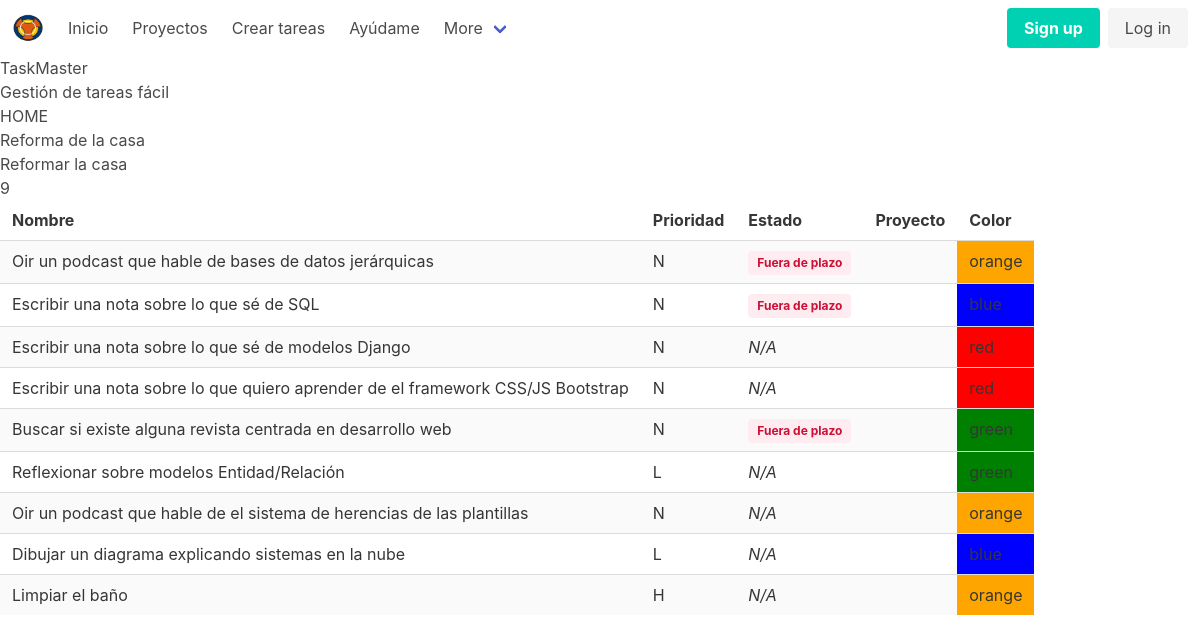
Page /projects/HOME/ on the committed database.
### tasks/models.py (models this page shows, shortened)
class Project(models.Model):
    class Meta:
        verbose_name = 'Proyecto'
        verbose_name_plural = 'Proyectos'
        ordering = ['code', 'name']
    name = models.CharField(max_length=250)
    code = models.SlugField(max_length=4)
    description = models.TextField()
    start_date = models.DateField()
    end_date = models.DateField()
    def __str__(self):
        return f'{self.code}: {self.description}'

class Task(models.Model):
    class Meta:
        verbose_name = 'Tarea'
        verbose_name_plural = 'Tareas'
        ordering = ['-orden', 'name']
    name = models.CharField(max_length=250)
    finished = models.BooleanField(default=False)
    orden = models.IntegerField(default=100)
    priority = models.CharField(
        max_length = 1,
        choices=[
            ('H', 'Alta'),
            ('N','Normal'),
            ('L', 'Baja')
        ],
        default ='N'
    )
    due_date = models.DateField(blank=True,
        null=True,
        default=None
    )
    color = models.CharField(
        max_length=6,
        choices=[
            ('blue', 'Azul'),
            ('red', 'Rojo'),
            ('orange', 'Naranja'),
            ('green', 'Verde'),
        ],
        default='blue',
        )
    project = models.ForeignKey(
        Project,
        blank = True,
        null = True,
        default = None,
        on_delete = models.SET_NULL,
        )
    def is_due(self) -> bool:
        if self.due_date is None:
            return False
        return self.due_date <= hoy()

### tasks/views.py (the view)
def detalle_proyecto_code(request, code):
    project = models.Project.objects.get(code=code)
    tareas = project.task_set.all()
    return render(request, 'tasks/detalle_proyecto.html', {
        'project': project,
        'tareas': tareas,
    })

### tasks/models.py (called while the page is built)
def hoy():
    return timezone.now().date()

### tasks/templates/tasks/detalle_proyecto.html (shortened to what this page needs)
{% extends 'tasks/base.html' %}
{% block content %}
<h3> {{ project.code }}</h3>
<h4>{{ project.name }} </h4>
<p>{{ project.description }}</p>
{{ project.task_set.count }}
{% include 'tasks/includes/task_table.html' with tareas=project.task_set.all %}
{% endblock content %}

### tasks/templates/tasks/base.html (shortened to what this page needs)
{% load static %}<!doctype html>
<html>
  <head>
    <link rel="stylesheet" type="text/css"
          href="{% static 'tasks/css/bulma.css' %}">
  </head>
  <body>
  {% include 'tasks/includes/navbar.html' %}
    <h1>TaskMaster</h1>
    <h3>Gestión de tareas fácil</h3>
{% block content %}
{% endblock content %}
  </body>
</html>

### tasks/templates/tasks/includes/navbar.html (shortened to what this page needs)
<nav class="navbar" role="navigation" aria-label="main navigation">
    <div class="navbar-brand">
      <a class="navbar-item" href="/">
        <img src="/static/tasks/img/logo.png" width="32" height="32">
      </a>
    </div>
    <div id="navbarBasicExample" class="navbar-menu">
      <div class="navbar-start">
        <a href="/" class="navbar-item">
          Inicio
        </a>
        <a href="{% url 'proyectos' %}" class="navbar-item">
          Proyectos
        </a>
        <a href="{% url 'crear_tareas' %}" class="navbar-item">
          Crear tareas
        </a>
        <a href="https://www.youtube.com/watch?v=HjwlWOFS7HA" target="_blank" class="navbar-item">
          Ayúdame
        </a>
        <div class="navbar-item has-dropdown is-hoverable">
          <a class="navbar-link">
            More
          </a>
          <div class="navbar-dropdown">
            <a href="{% url 'tareas_no_urgentes' %}" class="navbar-item">
          </div>
        </div>
      </div>
      <div class="navbar-end">
        <div class="navbar-item">
          <div class="buttons">
            <a class="button is-primary">
              <strong>Sign up</strong>
            </a>
            <a class="button is-light">
              Log in
            </a>
          </div>
        </div>
      </div>
    </div>
  </nav>

### tasks/templates/tasks/includes/task_table.html (shortened to what this page needs)
<table class="table is-striped">
    <tr>
      <th>Nombre</th>
      <th>Prioridad</th>
      <th>Estado</th>
      <th>Proyecto</th>
      <th>Color</th>
    </tr>
  {% for tarea in tareas %}
    <tr>
      <td class="{% if tarea.priority == 'H' %}tarea-urgente{% endif %}">
        {{ tarea.name }}
      </td>
      <td>{{ tarea.priority }}</td>
      <td>
        {% if tarea.is_due %}
          <b class="tag is-danger is-light">Fuera de plazo</b>
        {% else %}
          <i>N/A</i>
        {% endif %}
      </td>
      <td>
      </td>
      <td style="background-color:{{ tarea.color }}">
        {{ tarea.color }}
      </td>
    </tr>
  {% endfor %}
  </table>

### rows in the picture
Project: code "HOME", name "Reforma de la casa", description "Reformar la casa", task_set.count "9"
Task: name "Oir un podcast que hable de bases de datos jerárquicas", priority "N", due_date "Fuera de plazo", color "orange"
Task: name "Escribir una nota sobre lo que sé de SQL", priority "N", due_date "Fuera de plazo", color "blue"
Task: name "Escribir una nota sobre lo que sé de modelos Django", priority "N", due_date "N/A", color "red"
Task: name "Escribir una nota sobre lo que quiero aprender de el framework CSS/JS Bootstrap", priority "N", due_date "N/A", color "red"
Task: name "Buscar si existe alguna revista centrada en desarrollo web", priority "N", due_date "Fuera de plazo", color "green"
Task: name "Reflexionar sobre modelos Entidad/Relación", priority "L", due_date "N/A", color "green"
Task: name "Oir un podcast que hable de el sistema de herencias de las plantillas", priority "N", due_date "N/A", color "orange"
Task: name "Dibujar un diagrama explicando sistemas en la nube", priority "L", due_date "N/A", color "blue"
Task: name "Limpiar el baño", priority "H", shows "N/A", color "orange"
